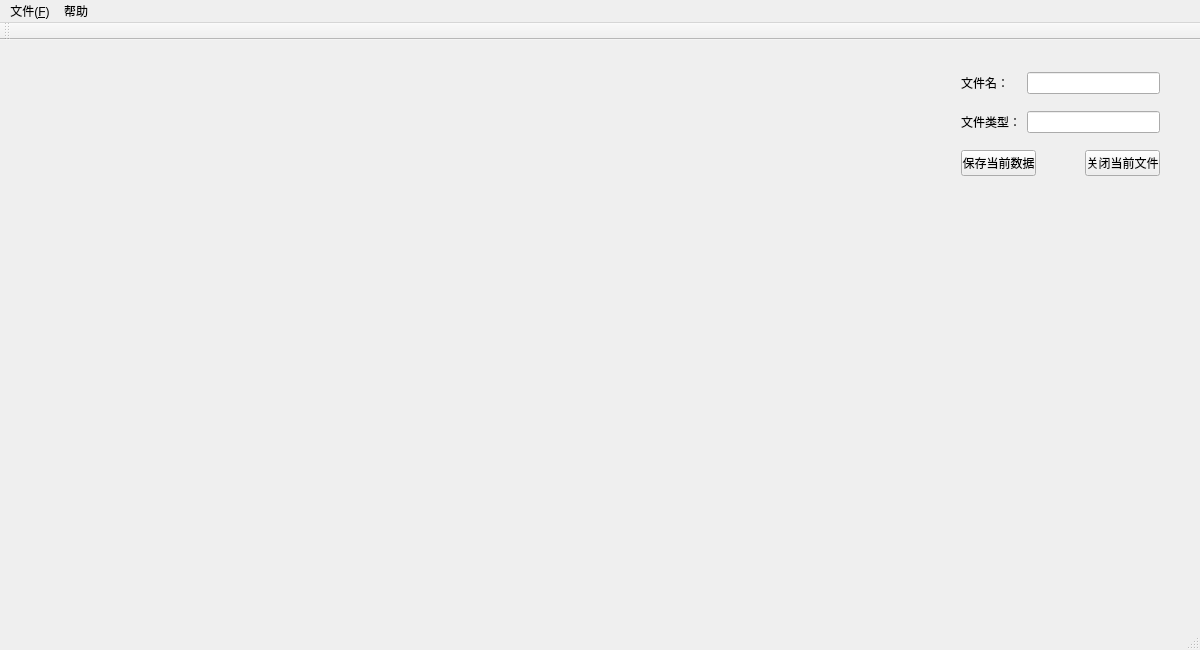
<?xml version="1.0" encoding="UTF-8"?>
<ui version="4.0">
 <class>MainWindow</class>
 <widget class="QMainWindow" name="MainWindow">
  <property name="geometry">
   <rect>
    <x>0</x>
    <y>0</y>
    <width>1200</width>
    <height>650</height>
   </rect>
  </property>
  <property name="windowTitle">
   <string>MainWindow</string>
  </property>
  <widget class="QWidget" name="centralWidget">
   <widget class="QWidget" name="widget" native="true">
    <property name="geometry">
     <rect>
      <x>20</x>
      <y>10</y>
      <width>900</width>
      <height>600</height>
     </rect>
    </property>
   </widget>
   <widget class="QWidget" name="layoutWidget">
    <property name="geometry">
     <rect>
      <x>950</x>
      <y>20</y>
      <width>221</width>
      <height>131</height>
     </rect>
    </property>
    <layout class="QVBoxLayout" name="verticalLayout">
     <property name="spacing">
      <number>16</number>
     </property>
     <item>
      <layout class="QHBoxLayout" name="horizontalLayout">
       <property name="spacing">
        <number>18</number>
       </property>
       <item>
        <widget class="QLabel" name="fileName">
         <property name="text">
          <string>文件名：</string>
         </property>
        </widget>
       </item>
       <item>
        <widget class="QLineEdit" name="fileName_2"/>
       </item>
      </layout>
     </item>
     <item>
      <layout class="QHBoxLayout" name="horizontalLayout_2">
       <item>
        <widget class="QLabel" name="fileType">
         <property name="text">
          <string>文件类型：</string>
         </property>
        </widget>
       </item>
       <item>
        <widget class="QLineEdit" name="fileType_2"/>
       </item>
      </layout>
     </item>
     <item>
      <layout class="QHBoxLayout" name="horizontalLayout_3">
       <property name="spacing">
        <number>49</number>
       </property>
       <item>
        <widget class="QPushButton" name="pushButton">
         <property name="text">
          <string>保存当前数据</string>
         </property>
        </widget>
       </item>
       <item>
        <widget class="QPushButton" name="pushButton_2">
         <property name="text">
          <string>关闭当前文件</string>
         </property>
        </widget>
       </item>
      </layout>
     </item>
    </layout>
   </widget>
   <zorder>layoutWidget</zorder>
   <zorder>widget</zorder>
  </widget>
  <widget class="QMenuBar" name="menuBar">
   <property name="geometry">
    <rect>
     <x>0</x>
     <y>0</y>
     <width>1200</width>
     <height>23</height>
    </rect>
   </property>
   <widget class="QMenu" name="menu">
    <property name="title">
     <string>文件(&amp;F)</string>
    </property>
    <addaction name="New"/>
    <addaction name="Open"/>
    <addaction name="Save"/>
    <addaction name="separator"/>
    <addaction name="Quit"/>
   </widget>
   <widget class="QMenu" name="menu_2">
    <property name="title">
     <string>帮助</string>
    </property>
    <addaction name="Explain"/>
   </widget>
   <addaction name="menu"/>
   <addaction name="menu_2"/>
  </widget>
  <widget class="QToolBar" name="mainToolBar">
   <attribute name="toolBarArea">
    <enum>TopToolBarArea</enum>
   </attribute>
   <attribute name="toolBarBreak">
    <bool>false</bool>
   </attribute>
  </widget>
  <widget class="QStatusBar" name="statusBar"/>
  <action name="New">
   <property name="icon">
    <iconset resource="icon.qrc">
     <normaloff>:/icon/resource/new.png</normaloff>:/icon/resource/new.png</iconset>
   </property>
   <property name="text">
    <string>新建(&amp;F)</string>
   </property>
   <property name="shortcut">
    <string>Ctrl+N</string>
   </property>
  </action>
  <action name="Open">
   <property name="icon">
    <iconset resource="icon.qrc">
     <normaloff>:/icon/resource/folder-new.png</normaloff>:/icon/resource/folder-new.png</iconset>
   </property>
   <property name="text">
    <string>打开(&amp;O)</string>
   </property>
   <property name="shortcut">
    <string>Ctrl+O</string>
   </property>
  </action>
  <action name="Save">
   <property name="icon">
    <iconset resource="icon.qrc">
     <normaloff>:/icon/resource/save.png</normaloff>:/icon/resource/save.png</iconset>
   </property>
   <property name="text">
    <string>保存(&amp;S)</string>
   </property>
  </action>
  <action name="Quit">
   <property name="icon">
    <iconset resource="icon.qrc">
     <normaloff>:/icon/resource/quit.jpg</normaloff>:/icon/resource/quit.jpg</iconset>
   </property>
   <property name="text">
    <string>关闭(&amp;Q)</string>
   </property>
  </action>
  <action name="Explain">
   <property name="icon">
    <iconset resource="icon.qrc">
     <normaloff>:/icon/resource/explain.jpg</normaloff>:/icon/resource/explain.jpg</iconset>
   </property>
   <property name="text">
    <string>说明</string>
   </property>
  </action>
 </widget>
 <layoutdefault spacing="6" margin="11"/>
 <resources>
  <include location="icon.qrc"/>
 </resources>
 <connections/>
</ui>
